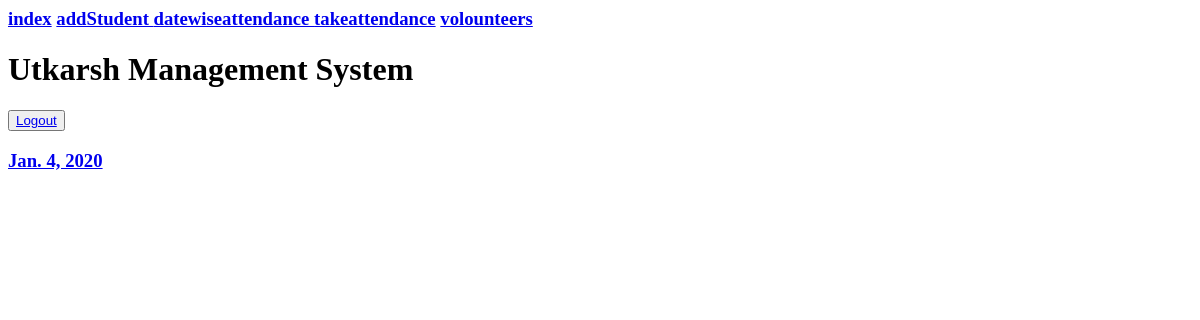
Page /attendance/date/list (signed in) on the earlier database version.
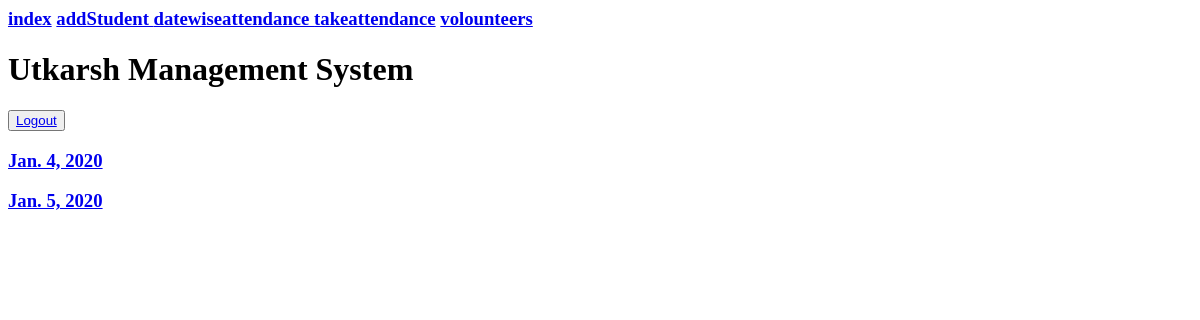
Same page on the later database version.
### attendance/models.py (models this page shows)
class Date(models.Model):
    date_today=models.DateField()
    subject=models.CharField(choices=subject_choices,max_length=20,default='Maths')

### attendance/views.py (the view)
# urls.py: path('date/list',views.list_dates,name='list_dates'),
@login_required
def list_dates(request):
    dates_list=Date.objects.all()
    context={}
    context['dates_list']=dates_list
    return render(request,'dates.html',context)

### attendance/templates/dates.html
{% extends 'base.html'%}
{% block content%}
{% for date in dates_list%}
<h3><a href={% url 'day_attendance' date.id %}>{{date.date_today}}</a></h3>
{% endfor%}
{% endblock%}

Differences in the rows shown:
added Date: date_today "Jan. 5, 2020"
